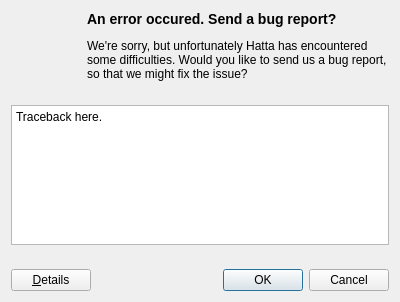
<?xml version="1.0" encoding="UTF-8"?>
<ui version="4.0">
 <class>ErrorDialog</class>
 <widget class="QDialog" name="ErrorDialog">
  <property name="geometry">
   <rect>
    <x>0</x>
    <y>0</y>
    <width>400</width>
    <height>302</height>
   </rect>
  </property>
  <property name="sizePolicy">
   <sizepolicy hsizetype="MinimumExpanding" vsizetype="Expanding">
    <horstretch>0</horstretch>
    <verstretch>0</verstretch>
   </sizepolicy>
  </property>
  <property name="minimumSize">
   <size>
    <width>400</width>
    <height>300</height>
   </size>
  </property>
  <property name="sizeIncrement">
   <size>
    <width>0</width>
    <height>0</height>
   </size>
  </property>
  <property name="baseSize">
   <size>
    <width>400</width>
    <height>300</height>
   </size>
  </property>
  <property name="windowTitle">
   <string>Error Report</string>
  </property>
  <property name="autoFillBackground">
   <bool>true</bool>
  </property>
  <property name="sizeGripEnabled">
   <bool>false</bool>
  </property>
  <property name="modal">
   <bool>true</bool>
  </property>
  <layout class="QVBoxLayout" name="verticalLayout_2">
   <property name="spacing">
    <number>24</number>
   </property>
   <property name="sizeConstraint">
    <enum>QLayout::SetNoConstraint</enum>
   </property>
   <item>
    <layout class="QHBoxLayout" name="horizontalLayout_2" stretch="1,0">
     <property name="spacing">
      <number>12</number>
     </property>
     <property name="sizeConstraint">
      <enum>QLayout::SetNoConstraint</enum>
     </property>
     <item>
      <widget class="QLabel" name="error_icon">
       <property name="sizePolicy">
        <sizepolicy hsizetype="Fixed" vsizetype="Preferred">
         <horstretch>0</horstretch>
         <verstretch>0</verstretch>
        </sizepolicy>
       </property>
       <property name="minimumSize">
        <size>
         <width>64</width>
         <height>64</height>
        </size>
       </property>
       <property name="baseSize">
        <size>
         <width>64</width>
         <height>64</height>
        </size>
       </property>
       <property name="text">
        <string/>
       </property>
       <property name="pixmap">
        <pixmap>error.png</pixmap>
       </property>
       <property name="scaledContents">
        <bool>false</bool>
       </property>
       <property name="alignment">
        <set>Qt::AlignLeading|Qt::AlignLeft|Qt::AlignTop</set>
       </property>
      </widget>
     </item>
     <item>
      <layout class="QVBoxLayout" name="verticalLayout">
       <property name="spacing">
        <number>-1</number>
       </property>
       <item>
        <widget class="QLabel" name="error_title">
         <property name="sizePolicy">
          <sizepolicy hsizetype="Expanding" vsizetype="Preferred">
           <horstretch>0</horstretch>
           <verstretch>0</verstretch>
          </sizepolicy>
         </property>
         <property name="text">
          <string>&lt;!DOCTYPE HTML PUBLIC &quot;-//W3C//DTD HTML 4.0//EN&quot; &quot;http://www.w3.org/TR/REC-html40/strict.dtd&quot;&gt;
&lt;html&gt;&lt;head&gt;&lt;meta name=&quot;qrichtext&quot; content=&quot;1&quot; /&gt;&lt;style type=&quot;text/css&quot;&gt;
p, li { white-space: pre-wrap; }
&lt;/style&gt;&lt;/head&gt;&lt;body style=&quot; font-family:'Lucida Grande'; font-size:13pt; font-weight:400; font-style:normal;&quot;&gt;
&lt;p style=&quot; margin-top:16px; margin-bottom:12px; margin-left:0px; margin-right:0px; -qt-block-indent:0; text-indent:0px;&quot;&gt;&lt;span style=&quot; font-size:large; font-weight:600;&quot;&gt;An error occured. Send a bug report?&lt;/span&gt;&lt;/p&gt;&lt;/body&gt;&lt;/html&gt;</string>
         </property>
         <property name="textFormat">
          <enum>Qt::RichText</enum>
         </property>
         <property name="scaledContents">
          <bool>false</bool>
         </property>
         <property name="wordWrap">
          <bool>true</bool>
         </property>
         <property name="margin">
          <number>0</number>
         </property>
        </widget>
       </item>
       <item>
        <widget class="QLabel" name="error_descriptions">
         <property name="sizePolicy">
          <sizepolicy hsizetype="Expanding" vsizetype="Preferred">
           <horstretch>0</horstretch>
           <verstretch>0</verstretch>
          </sizepolicy>
         </property>
         <property name="text">
          <string>We're sorry, but unfortunately Hatta has encountered some difficulties. Would you like to send us a bug report, so that we might fix the issue?</string>
         </property>
         <property name="scaledContents">
          <bool>true</bool>
         </property>
         <property name="wordWrap">
          <bool>true</bool>
         </property>
         <property name="margin">
          <number>0</number>
         </property>
        </widget>
       </item>
      </layout>
     </item>
    </layout>
   </item>
   <item>
    <widget class="QPlainTextEdit" name="error_traceback">
     <property name="sizePolicy">
      <sizepolicy hsizetype="Expanding" vsizetype="MinimumExpanding">
       <horstretch>0</horstretch>
       <verstretch>0</verstretch>
      </sizepolicy>
     </property>
     <property name="minimumSize">
      <size>
       <width>0</width>
       <height>40</height>
      </size>
     </property>
     <property name="undoRedoEnabled">
      <bool>false</bool>
     </property>
     <property name="readOnly">
      <bool>true</bool>
     </property>
     <property name="plainText">
      <string>Traceback here.</string>
     </property>
    </widget>
   </item>
   <item>
    <layout class="QHBoxLayout" name="horizontalLayout">
     <item>
      <widget class="QPushButton" name="details_button">
       <property name="text">
        <string>&amp;Details</string>
       </property>
       <property name="checkable">
        <bool>true</bool>
       </property>
       <property name="checked">
        <bool>false</bool>
       </property>
      </widget>
     </item>
     <item>
      <widget class="QDialogButtonBox" name="buttonBox">
       <property name="standardButtons">
        <set>QDialogButtonBox::Cancel|QDialogButtonBox::Ok</set>
       </property>
      </widget>
     </item>
    </layout>
   </item>
  </layout>
 </widget>
 <resources>
  <include location="icons.qrc"/>
 </resources>
 <connections>
  <connection>
   <sender>buttonBox</sender>
   <signal>accepted()</signal>
   <receiver>ErrorDialog</receiver>
   <slot>accept()</slot>
   <hints>
    <hint type="sourcelabel">
     <x>243</x>
     <y>273</y>
    </hint>
    <hint type="destinationlabel">
     <x>199</x>
     <y>150</y>
    </hint>
   </hints>
  </connection>
  <connection>
   <sender>buttonBox</sender>
   <signal>rejected()</signal>
   <receiver>ErrorDialog</receiver>
   <slot>reject()</slot>
   <hints>
    <hint type="sourcelabel">
     <x>243</x>
     <y>273</y>
    </hint>
    <hint type="destinationlabel">
     <x>199</x>
     <y>150</y>
    </hint>
   </hints>
  </connection>
 </connections>
</ui>
